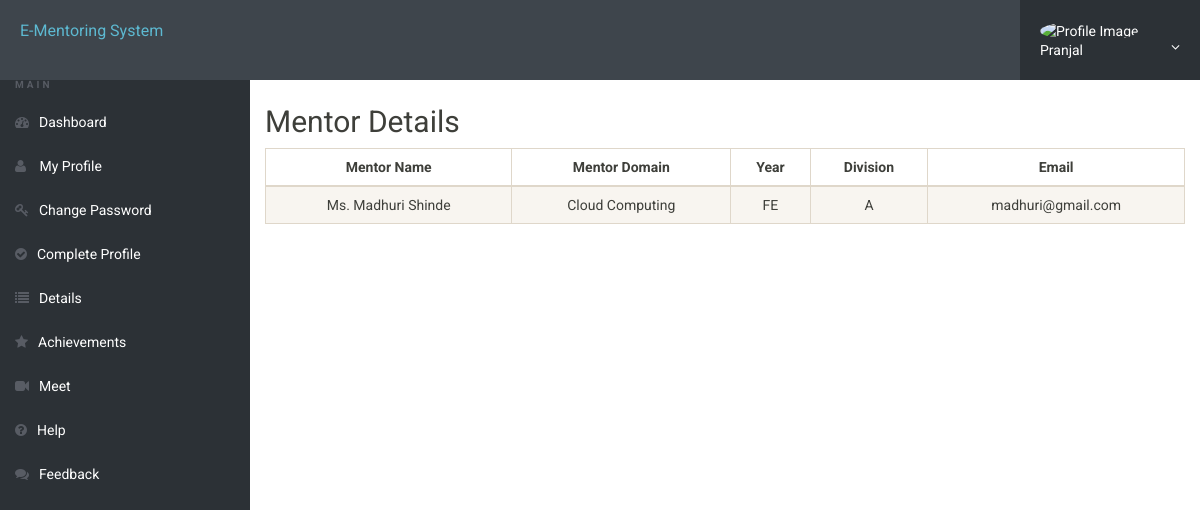
Screenshot of /mentor_detail.php (signed in) with the database file from the repository.
### tables this page shows
CREATE TABLE `userregistration` (
  `id` int(11) NOT NULL,
  `profileImage` blob DEFAULT NULL,
  `prnno` varchar(255) NOT NULL,
  `firstName` varchar(255) NOT NULL,
  `middleName` varchar(255) NOT NULL,
  `lastName` varchar(255) NOT NULL,
  `gender` varchar(255) NOT NULL,
  `contactNo` bigint(20) NOT NULL,
  `email` varchar(255) NOT NULL,
  `password` varchar(255) NOT NULL,
  `regDate` timestamp NOT NULL DEFAULT current_timestamp(),
  `updationDate` varchar(45) NOT NULL,
  `passUdateDate` varchar(45) NOT NULL,
  `domain` varchar(255) DEFAULT NULL,
  `mentor_id` int(11) DEFAULT NULL
);

CREATE TABLE `mentors` (
  `id` int(11) NOT NULL,
  `email` varchar(50) NOT NULL,
  `password` varchar(8) NOT NULL,
  `year` text NOT NULL,
  `mentor_name` varchar(30) NOT NULL,
  `divs` varchar(12) NOT NULL,
  `posting_date` timestamp NOT NULL DEFAULT current_timestamp(),
  `domain` varchar(100) NOT NULL,
  `assignedstudents` int(11) DEFAULT 0
);

### mentor_detail.php (the view, shortened to what this page needs)
?><!doctype html>
<html lang="en" class="no-js">
<head>
    <link rel="stylesheet" href="css/font-awesome.min.css">
    <link rel="stylesheet" href="css/bootstrap.min.css">
    <link rel="stylesheet" href="css/dataTables.bootstrap.min.css">
    <link rel="stylesheet" href="css/bootstrap-social.css">
    <link rel="stylesheet" href="css/bootstrap-select.css">
    <link rel="stylesheet" href="css/fileinput.min.css">
    <link rel="stylesheet" href="css/awesome-bootstrap-checkbox.css">
    <link rel="stylesheet" href="css/style.css">
</head>
<body>
    <?php include('includes/header.php'); ?>
    <div class="ts-main-content">
        <?php include('includes/sidebar.php'); ?>
        <div class="content-wrapper">
            <div class="container-fluid">
                <div class="row">
                    <div class="col-md-12">
                        <?php
                        include('includes/config.php');
                        if(isset($_SESSION['login'])) {
                            $mentee_id = $_SESSION['login'];
                            $query = "SELECT m.mentor_name, m.domain, m.year, m.divs, m.email
                                      FROM userregistration u
                                      INNER JOIN mentors m ON u.mentor_id = m.id
                                      WHERE u.email = ?";
                            $stmt = $mysqli->prepare($query);
                            $stmt->bind_param('s', $mentee_id);
                            $stmt->execute();
                            $stmt->store_result();
                            if($stmt->num_rows > 0) {
                                $stmt->bind_result($mentor_name, $domain, $year, $divs, $email);
                                ?>
                                <h2  class="mentor-details-title">Mentor Details</h2>
                                <table class="table table-striped table-bordered table-hover" cellspacing="0" width="100%">
                                    <thead>
                                        <tr>
                                            <th>Mentor Name</th>
                                            <th>Mentor Domain</th>
                                            <th>Year</th>
                                            <th>Division</th>
                                            <th>Email</th>
                                        </tr>
                                    </thead>
                                    <tbody>
                                        <tr>
                                            <td><?php echo $mentor_name; ?></td>
                                            <td><?php echo $domain; ?></td>
                                            <td><?php echo $year; ?></td>
                                            <td><?php echo $divs; ?></td>
                                            <td><?php echo $email; ?></td>
                                        </tr>
                                    </tbody>
                                </table>
                                <?php
                            } else {
                                echo "No mentor details found.";
                            }
                        } else {
                            echo "User is not logged in.";
                        }
                        ?>
                    </div>
                </div>
            </div>
        </div>
    </div>
</body>
</html>

### includes/header.php (shortened to what this page needs)
<?php
include('includes/config.php');
if(isset($_SESSION['id'])) {
    $mentee_id = $_SESSION['id'];
    $query = "SELECT profileImage, firstName FROM userregistration WHERE id = ?";
    $stmt = $mysqli->prepare($query);
    $stmt->bind_param('i', $mentee_id);
    $stmt->execute();
    $stmt->bind_result($profileImage, $firstName);
} else {
    $profileImage = "img/user.png";
    $firstName = "";
}
?>
<div class="brand clearfix">
    <a href="#" class="logo" style="font-size:16px;">E-Mentoring System</a>
    <?php if(isset($_SESSION['id'])): ?>
        <ul class="ts-profile-nav">
            <li class="ts-account">
                <a href="#">
                    <img src="<?php echo $profileImage; ?>" class="ts-avatar hidden-side" alt="Profile Image">
                    <?php echo $firstName; ?> <i class="fa fa-angle-down hidden-side"></i>
                </a>
            </li>
        </ul>
    <?php endif; ?>
</div>

### css/style.css (style rules this page uses)
html { font-size: 14px; }
@media only screen and (min-width: 480px) { html { font-size: 17px; } }
@media only screen and (min-width: 768px) { html { font-size: 14px; } }
body { font-size: 1em; }
a { color: #37a6c4; }
ul, li { margin: 0; padding: 0; list-style: none; }
.brand { background: #3e454c; position: relative; z-index: 3; position: fixed; width: 100%; top: 0; }
.brand .logo { box-sizing: border-box; padding: 20px; float: left; display: block; width: 200px; }
@media only screen and (min-width: 992px) { .brand .logo { width: 250px; } }
.brand .ts-profile-nav { float: right; display: none; }
.brand .ts-profile-nav li { float: left; position: relative; }
.brand .ts-profile-nav li a { display: block; padding: 20px; color: #fff; }
.brand .ts-profile-nav .ts-account .fa-angle-down { float: right; }
.brand .ts-profile-nav .ts-account > a { width: 180px; background: #2c3136; }
.brand .ts-profile-nav .ts-account .ts-avatar { border-radius: 50%; height: 28px; margin: -10px 0; margin-right: 10px; }
@media only screen and (min-width: 992px) { .brand .ts-profile-nav { display: block; } }
.ts-main-content .content-wrapper { padding-top: 15px; margin-top: 20px; }
@media only screen and (min-width: 992px) { .ts-main-content .content-wrapper { margin-left: 250px; } }

### mentor_detail.php (style rules this page uses)
body { margin-top: 30px; }
.mentor-details-title { margin-top: 60px; }
.container-fluid th, .container-fluid td { text-align: center; }

### rows the page displays
userregistration: firstName "Pranjal"
mentors: mentor_name "Ms. Madhuri Shinde", domain "Cloud Computing", year "FE", divs "A", email "madhuri@gmail.com"
